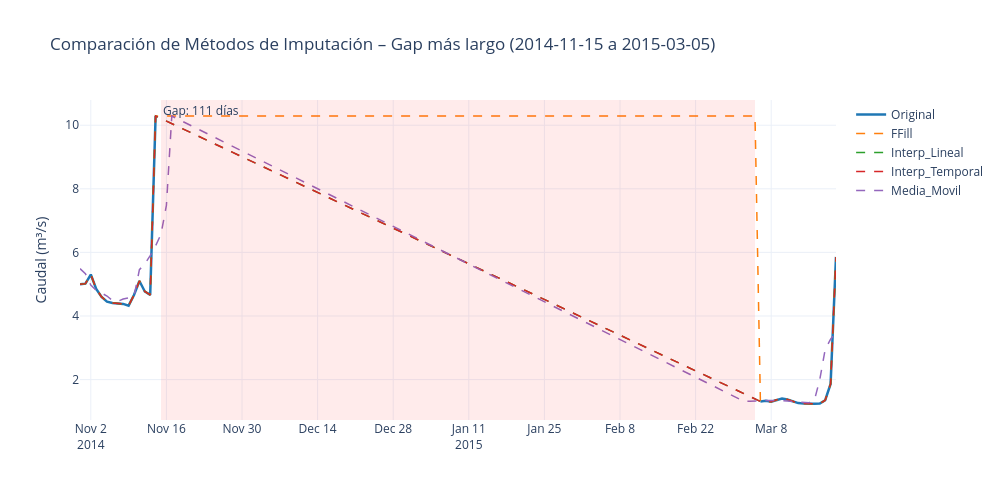

Notebook cell for this chart:
### Markdown cell above
## 6. Comparación Visual de Métodos de Imputación

Visualizamos cómo cada método rellena los gaps, enfocándonos en un **gap representativo** para ver las diferencias.

### Code cell
# =============================================================================
# CONCEPTO: Comparación visual de métodos de imputación en el gap más largo
# -----------------------------------------------------------------------------
# Enfocar el análisis en el gap más largo permite ver las diferencias entre
# métodos de forma más pronunciada que en gaps de 1-2 días.
#
# gaps_resumen.iloc[0]:
#   → Primera fila del resumen de gaps (ordenados por duración descendente)
#     → es el gap más largo de toda la serie.
#
# margen = pd.Timedelta(days=15):
#   → Amplía la ventana de visualización 15 días antes y después del gap.
#   → Permite ver cómo cada método conecta el gap con los datos reales
#     adyacentes (contexto antes y después).
#
# zoom = df_imp.loc[inicio_zoom:fin_zoom]:
#   → Slicing por fechas usando el índice DatetimeIndex.
#   → Extrae un sub-DataFrame del período de interés.
#
# fig.add_vrect():
#   → Añade un rectángulo vertical sombreado entre x0 y x1.
#   → fillcolor con alpha bajo (0.08) para que no tape las líneas.
#   → annotation_text: etiqueta flotante sobre el rectángulo.
#   → Técnica estándar para resaltar períodos de interés en series de tiempo.
#
# line_dash="dash": diferencia visualmente los métodos de imputación
#   de la serie original (línea sólida) para dejar clara la distinción.
#
# CRITERIO DE USO: Siempre visualizar los métodos en el gap más largo antes
# de elegir el definitivo — es donde las diferencias son más evidentes y
# donde el impacto en el análisis posterior es mayor.
# =============================================================================

# Zoom en el gap más largo para comparar métodos
gap_mayor = gaps_resumen.iloc[0]
margen = pd.Timedelta(days=15)
inicio_zoom = gap_mayor["Inicio"] - margen
fin_zoom = gap_mayor["Fin"] + margen

zoom = df_imp.loc[inicio_zoom:fin_zoom]

fig = go.Figure()
colores = {"Original": "#1f77b4", "FFill": "#ff7f0e", "Interp_Lineal": "#2ca02c",
           "Interp_Temporal": "#d62728", "Media_Movil": "#9467bd"}

for metodo, color in colores.items():
    dash = "solid" if metodo == "Original" else "dash"
    width = 2.5 if metodo == "Original" else 1.5
    fig.add_trace(go.Scatter(
        x=zoom.index, y=zoom[metodo],
        mode="lines", name=metodo,
        line=dict(color=color, width=width, dash=dash),
    ))

# Sombrear zona del gap para contextualizarlo visualmente
fig.add_vrect(
    x0=gap_mayor["Inicio"], x1=gap_mayor["Fin"],
    fillcolor="rgba(255,0,0,0.08)", line_width=0,
    annotation_text=f"Gap: {gap_mayor['Días']} días",
    annotation_position="top left",
)

fig.update_layout(
    title=f"Comparación de Métodos de Imputación – Gap más largo ({gap_mayor['Inicio'].date()} a {gap_mayor['Fin'].date()})",
    xaxis_title="", yaxis_title="Caudal (m³/s)",
    width=1000, height=500,
    hovermode="x unified",
)
fig.show()

### Figure 1 — Plotly figure (JSON) as saved in the notebook; plotly's stock layout.template omitted (floating-point values rounded to 4 significant figures; data arrays with more than 128 entries replaced by an {"elided": "..."} marker saying what was removed)
{"data": [{"line": {"color": "#1f77b4", "dash": "solid", "width": 2.5}, "mode": "lines", "name": "Original", "type": "scatter", "x": {"elided": "141 str values"}, "y": {"elided": "141 float values"}}, {"line": {"color": "#ff7f0e", "dash": "dash", "width": 1.5}, "mode": "lines", "name": "FFill", "type": "scatter", "x": {"elided": "141 str values"}, "y": {"elided": "141 float values"}}, {"line": {"color": "#2ca02c", "dash": "dash", "width": 1.5}, "mode": "lines", "name": "Interp_Lineal", "type": "scatter", "x": {"elided": "141 str values"}, "y": {"elided": "141 float values"}}, {"line": {"color": "#d62728", "dash": "dash", "width": 1.5}, "mode": "lines", "name": "Interp_Temporal", "type": "scatter", "x": {"elided": "141 str values"}, "y": {"elided": "141 float values"}}, {"line": {"color": "#9467bd", "dash": "dash", "width": 1.5}, "mode": "lines", "name": "Media_Movil", "type": "scatter", "x": {"elided": "141 str values"}, "y": {"elided": "141 float values"}}], "layout": {"annotations": [{"showarrow": false, "text": "Gap: 111 días", "x": "2014-11-15T00:00:00", "xanchor": "left", "xref": "x", "y": 1, "yanchor": "top", "yref": "y domain"}], "height": 500, "hovermode": "x unified", "shapes": [{"fillcolor": "rgba(255,0,0,0.08)", "line": {"width": 0}, "type": "rect", "x0": "2014-11-15T00:00:00", "x1": "2015-03-05T00:00:00", "xref": "x", "y0": 0, "y1": 1, "yref": "y domain"}], "title": {"text": "Comparación de Métodos de Imputación – Gap más largo (2014-11-15 a 2015-03-05)"}, "width": 1000, "xaxis": {"title": {"text": ""}}, "yaxis": {"title": {"text": "Caudal (m³/s)"}}}}
